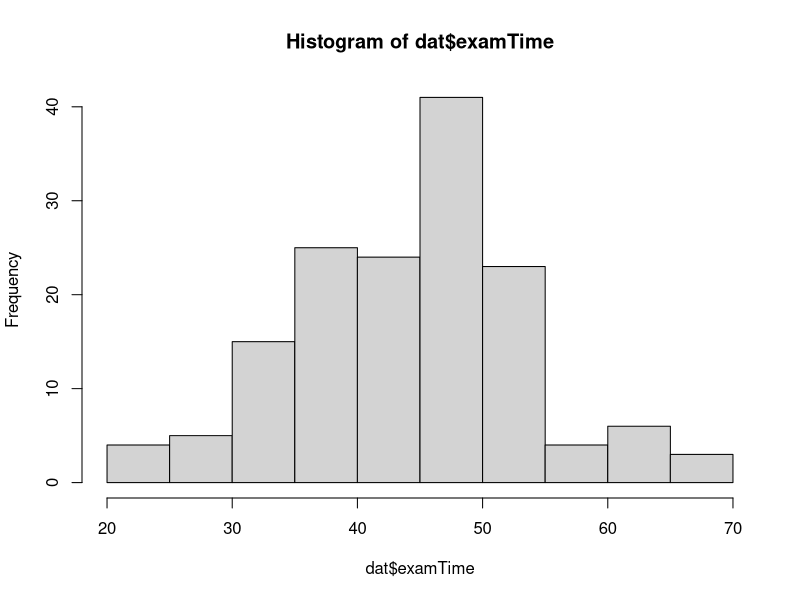
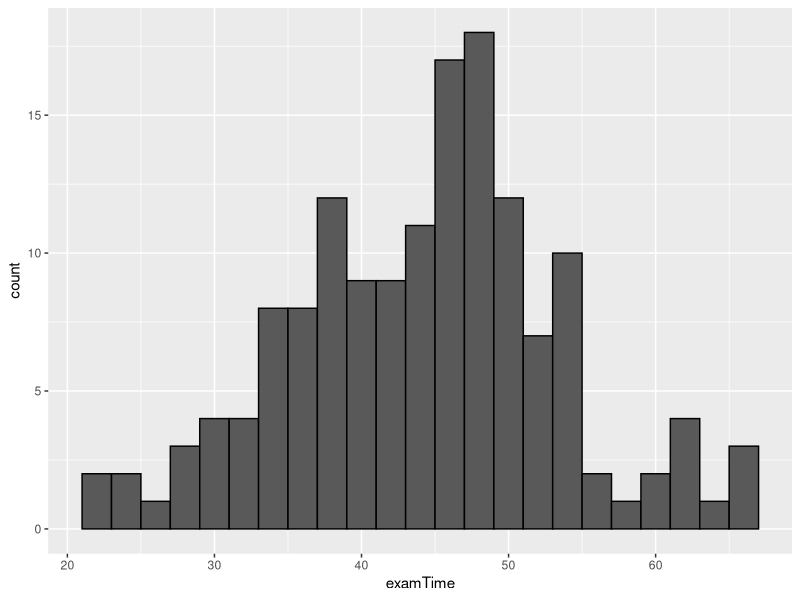
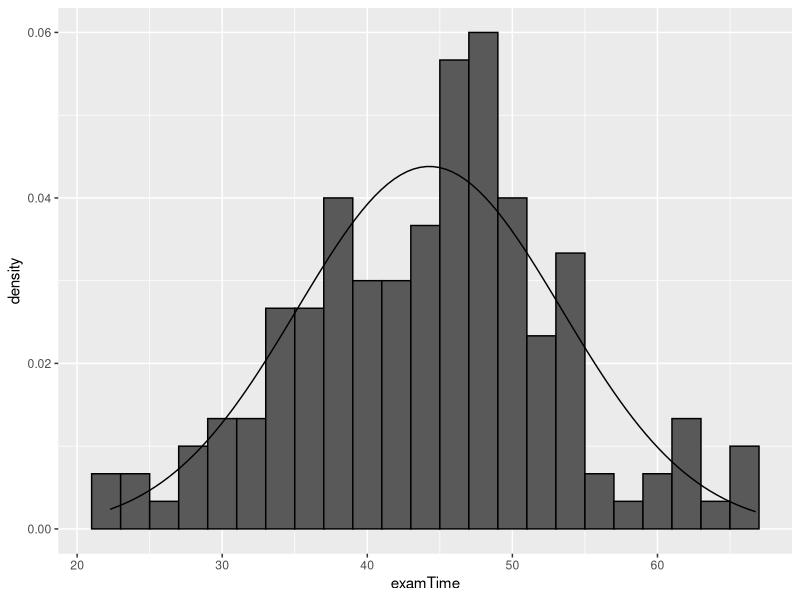
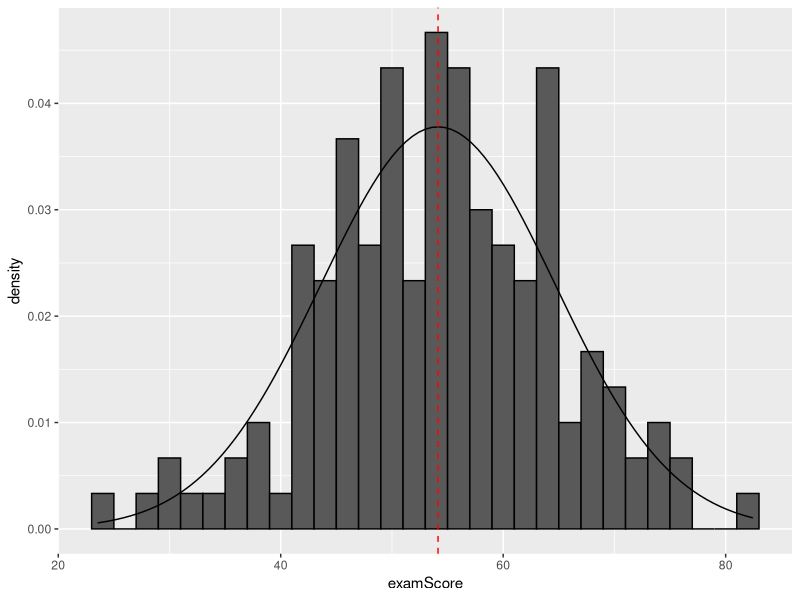
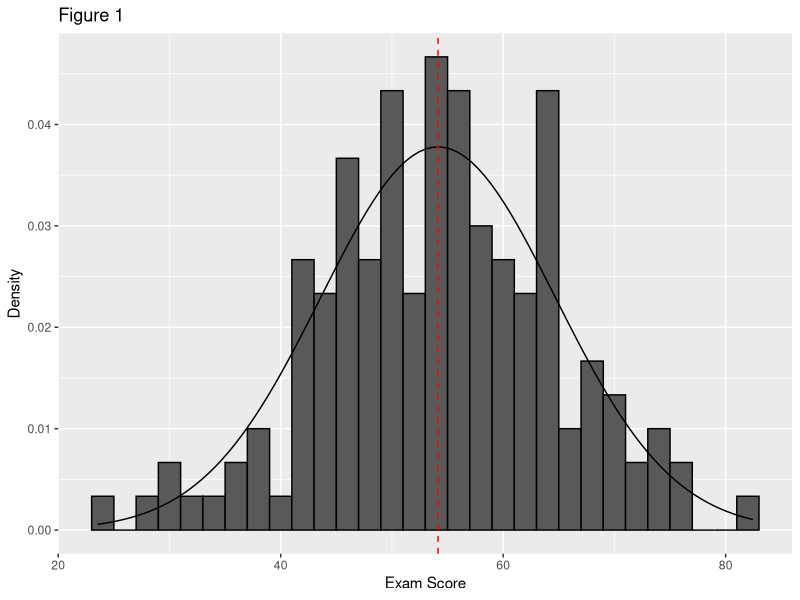

These figures' R source, in order:
## ---- chunk 1
library(tidyverse)
## ---- chunk 2
set.seed(820)
dat <- tibble(examTime = round(rnorm(150, mean = 45, sd = 10), 2), 
              examScore = round(rnorm(150, mean = 55, sd = 10), 2))

summary(dat)
## ---- chunk 3
mean(dat$examTime)
sd(dat$examTime)

mean(dat$examScore)
sd(dat$examScore)

## ---- chunk 4
hist(dat$examTime)

ggplot(dat, aes(examTime)) + geom_histogram(binwidth = 2, colour = 'black')
## ---- chunk 5
ggplot(dat, aes(examTime)) + geom_histogram(aes(y=..density..), binwidth = 2, colour = 'black') + 
  stat_function(fun = dnorm, args = list(mean = mean(dat$examTime), sd = sd(dat$examTime)))
## ---- chunk 6
p <- ggplot(dat, aes(examScore)) + geom_histogram(aes(y=..density..), binwidth = 2, colour = 'black') + 
  stat_function(fun = dnorm, args = list(mean = mean(dat$examScore), sd = sd(dat$examScore))) +
  geom_vline(xintercept = mean(dat$examScore), colour = 'red', linetype = 'dashed')

p
## ---- chunk 7

pnorm(40, mean=mean(dat$examScore), sd=sd(dat$examScore))

## ---- chunk 8
pnorm(69, mean=mean(dat$examScore), sd=sd(dat$examScore))
pnorm(60, mean=mean(dat$examScore), sd=sd(dat$examScore))

qnorm(.95, mean=mean(dat$examTime), sd=sd(dat$examTime))
## ---- chunk 9
pnorm(59, mean=mean(dat$examScore), sd=sd(dat$examScore)) - pnorm(50, mean=mean(dat$examScore), sd=sd(dat$examScore))
pnorm(49, mean=mean(dat$examScore), sd=sd(dat$examScore)) - pnorm(40, mean=mean(dat$examScore), sd=sd(dat$examScore))
## ---- chunk 10
1- pnorm(70, mean=mean(dat$examScore), sd=sd(dat$examScore))

pnorm(70, mean=mean(dat$examScore), sd=sd(dat$examScore), lower.tail = F)

## ---- chunk 11
qnorm(.95, mean=mean(dat$examTime), sd=sd(dat$examTime))
## ---- chunk 12
mScore <- mean(dat$examScore)
sdScore <- sd(dat$examScore)

markBand <- tibble(Mark = c('A', 'B', 'C', 'D', 'F'), 
                   Probability = round(c(pnorm(70, mean=mScore, sd=sdScore, lower.tail = F), 
                            pnorm(69, mean=mScore, sd=sdScore) - pnorm(60, mean=mScore, sd=sdScore),
                            pnorm(59, mean=mScore, sd=sdScore) - pnorm(50, mean=mScore, sd=sdScore), 
                            pnorm(49, mean=mScore, sd=sdScore) - pnorm(40, mean=mScore, sd=sdScore),
                            pnorm(40, mean=mScore, sd=sdScore)), 2))
## ---- chunk 13
p + ggtitle(label = 'Figure 1') + labs(x='Exam Score', y = 'Density')
## ---- chunk 14
knitr::kable(markBand, caption='Probability of Each Mark')
